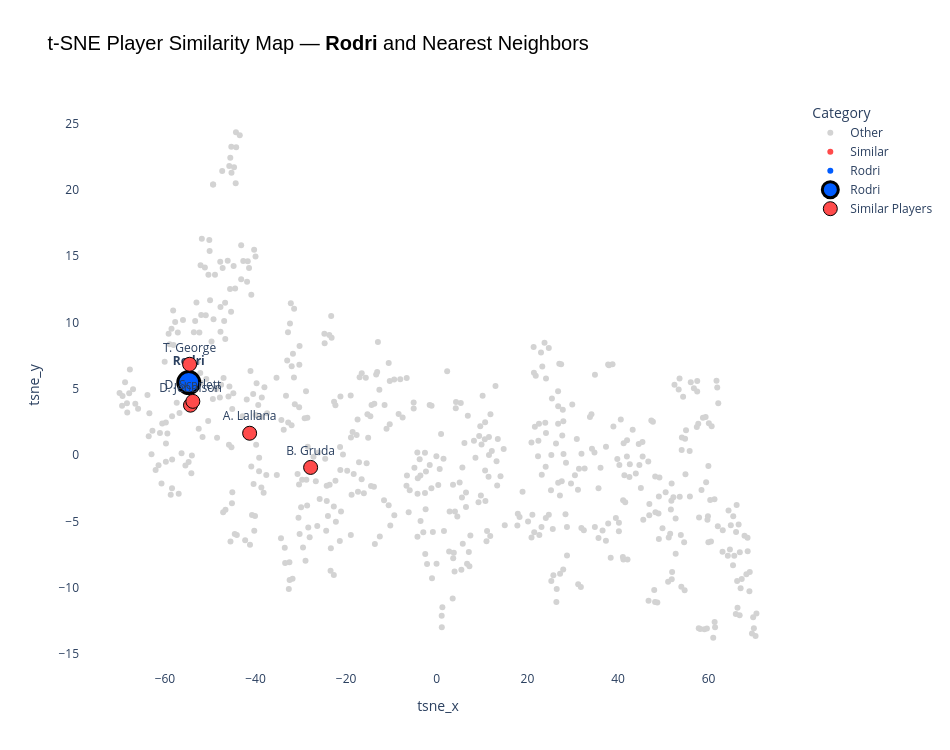

This figure's notebook cell:
### Code cell
from sklearn.preprocessing import StandardScaler
from sklearn.manifold import TSNE
import plotly.express as px
import pandas as pd
import numpy as np

# --- STEP 1: Check if t-SNE coordinates exist, otherwise compute them ---
if not {"tsne_x", "tsne_y"}.issubset(player_level.columns):
    print("⚙️ Running t-SNE embedding for player similarity map...")
    
    feature_cols = [
        "passes_attempted", "passes_received", "recoveries", "interceptions",
        "shots", "possession_losses", "clearances", "fouls_won",
        "avg_x", "avg_y"
    ]
    
    X = player_level[feature_cols].fillna(0)
    X_scaled = StandardScaler().fit_transform(X)
    
    tsne = TSNE(n_components=2, random_state=42, perplexity=20, learning_rate=150)
    X_embedded = tsne.fit_transform(X_scaled)
    
    player_level["tsne_x"] = X_embedded[:, 0]
    player_level["tsne_y"] = X_embedded[:, 1]
    print("✅ t-SNE coordinates computed and added.")

# --- STEP 2: Find similar players ---
target_player = "Rodri"
neighbors = find_similar_players(player_level, target_player, feature_cols, top_n=5)
neighbor_names = neighbors["player_short_name"].tolist()
print(f"🎯 Target: {target_player}")
print(f"👥 Neighbors: {neighbor_names}")

# --- STEP 3: Assign categories for coloring ---
player_level["category"] = "Other"
player_level.loc[player_level["player_short_name"] == target_player, "category"] = "Rodri"
player_level.loc[player_level["player_short_name"].isin(neighbor_names), "category"] = "Similar"

# --- STEP 4: Color mapping ---
color_map = {
    "Other": "lightgray",
    "Similar": "#FF4B4B",  # red
    "Rodri": "#005CFF"     # blue
}

# --- STEP 5: Build the Plotly interactive scatter plot ---
fig = px.scatter(
    player_level,
    x="tsne_x", y="tsne_y",
    color="category",
    color_discrete_map=color_map,
    hover_data=["player_short_name", "player_team_name"],
    title=f"t-SNE Player Similarity Map — <b>{target_player}</b> and Nearest Neighbors",
)

# --- STEP 6: Style and emphasize ---
rodri_pt = player_level[player_level["player_short_name"] == target_player]
fig.add_scatter(
    x=rodri_pt["tsne_x"], y=rodri_pt["tsne_y"],
    mode="markers+text",
    text=[f"<b>{target_player}</b>"],
    textposition="top center",
    marker=dict(size=22, color="#005CFF", line=dict(width=3, color="black")),
    name="Rodri"
)

sim_pts = player_level[player_level["player_short_name"].isin(neighbor_names)]
fig.add_scatter(
    x=sim_pts["tsne_x"], y=sim_pts["tsne_y"],
    mode="markers+text",
    text=sim_pts["player_short_name"],
    textposition="top center",
    marker=dict(size=14, color="#FF4B4B", line=dict(width=1, color="black")),
    name="Similar Players"
)

# --- STEP 7: Layout styling ---
fig.update_layout(
    title_font=dict(size=20, family="Arial", color="black"),
    plot_bgcolor="white",
    width=950, height=750,
    legend_title_text="Category"
)

fig.show()

### Figure 1 — Plotly figure (JSON) as saved in the notebook; plotly's stock layout.template omitted (floating-point values rounded to 4 significant figures; data arrays with more than 128 entries replaced by an {"elided": "..."} marker saying what was removed)
{"data": [{"customdata": {"elided": "569x2 str values"}, "hovertemplate": "category=Other<br>tsne_x=%{x}<br>tsne_y=%{y}<br>player_short_name=%{customdata[0]}<br>player_team_name=%{customdata[1]}<extra></extra>", "legendgroup": "Other", "marker": {"color": "lightgray", "symbol": "circle"}, "mode": "markers", "name": "Other", "orientation": "v", "showlegend": true, "type": "scatter", "x": {"elided": "569 float values"}, "xaxis": "x", "y": {"elided": "569 float values"}, "yaxis": "y"}, {"customdata": [["A. Lallana", "Southampton"], ["B. Gruda", "Brighton and Hove Albion"], ["D. Jebbison", "Bournemouth"], ["D. Scarlett", "Tottenham Hotspur"], ["T. George", "Chelsea"]], "hovertemplate": "category=Similar<br>tsne_x=%{x}<br>tsne_y=%{y}<br>player_short_name=%{customdata[0]}<br>player_team_name=%{customdata[1]}<extra></extra>", "legendgroup": "Similar", "marker": {"color": "#FF4B4B", "symbol": "circle"}, "mode": "markers", "name": "Similar", "orientation": "v", "showlegend": true, "type": "scatter", "x": [-41.31, -27.84, -54.36, -53.84, -54.55], "xaxis": "x", "y": [1.65, -0.9247, 3.767, 4.054, 6.848], "yaxis": "y"}, {"customdata": [["Rodri", "Manchester City"]], "hovertemplate": "category=Rodri<br>tsne_x=%{x}<br>tsne_y=%{y}<br>player_short_name=%{customdata[0]}<br>player_team_name=%{customdata[1]}<extra></extra>", "legendgroup": "Rodri", "marker": {"color": "#005CFF", "symbol": "circle"}, "mode": "markers", "name": "Rodri", "orientation": "v", "showlegend": true, "type": "scatter", "x": [-54.74], "xaxis": "x", "y": [5.471], "yaxis": "y"}, {"marker": {"color": "#005CFF", "line": {"color": "black", "width": 3}, "size": 22}, "mode": "markers+text", "name": "Rodri", "text": ["<b>Rodri</b>"], "textposition": "top center", "type": "scatter", "x": [-54.74], "y": [5.471]}, {"marker": {"color": "#FF4B4B", "line": {"color": "black", "width": 1}, "size": 14}, "mode": "markers+text", "name": "Similar Players", "text": ["A. Lallana", "B. Gruda", "D. Jebbison", "D. Scarlett", "T. George"], "textposition": "top center", "type": "scatter", "x": [-41.31, -27.84, -54.36, -53.84, -54.55], "y": [1.65, -0.9247, 3.767, 4.054, 6.848]}], "layout": {"height": 750, "legend": {"title": {"text": "Category"}, "tracegroupgap": 0}, "plot_bgcolor": "white", "title": {"font": {"color": "black", "family": "Arial", "size": 20}, "text": "t-SNE Player Similarity Map — <b>Rodri</b> and Nearest Neighbors"}, "width": 950, "xaxis": {"anchor": "y", "domain": [0, 1], "title": {"text": "tsne_x"}}, "yaxis": {"anchor": "x", "domain": [0, 1], "title": {"text": "tsne_y"}}}}
